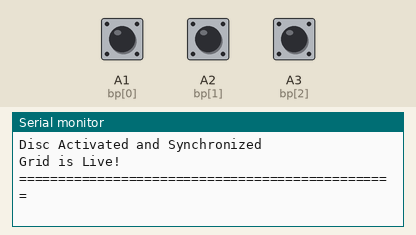
Bench run of a sketch on a simulated Arduino Uno, built with avr-gcc and run on an emulated ATmega328P. Parts: the last lines printed to the serial monitor. Inputs (shaded band) come from the test bench; at power-on: A1 (bp[0]) HIGH, A2 (bp[1]) HIGH, A3 (bp[2]) HIGH.

Above: at 3.5 s.
3.6 s: A1 (bp[0]) pulled LOW for 0.15 s
At 4.9 s:
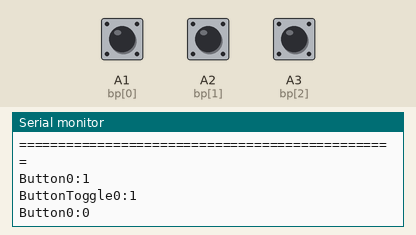
5.2 s: A2 (bp[1]) pulled LOW for 0.15 s
At 5.34 s:
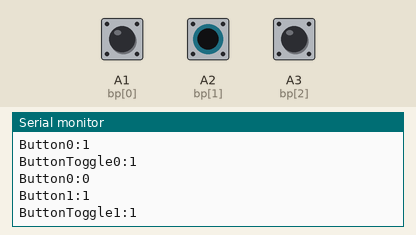
6.8 s: A3 (bp[2]) pulled LOW for 0.15 s
At 8.1 s:
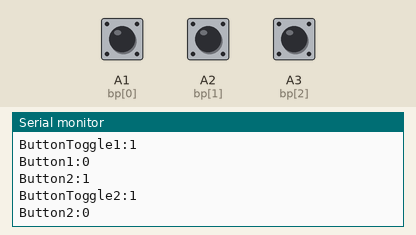
8.4 s: A1 (bp[0]) pulled LOW for 1 s
At 9.9 s:
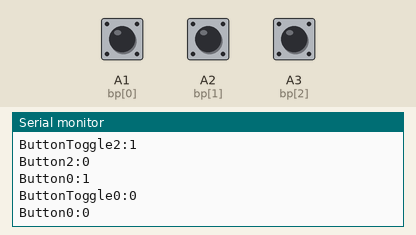
10.9 s: A2 (bp[1]) pulled LOW for 1 s
At 12.8 s:
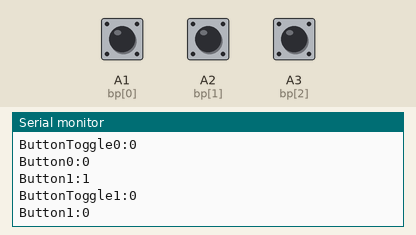
13.4 s: A3 (bp[2]) pulled LOW for 1 s
At 15.5 s:
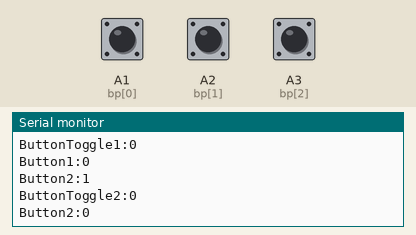
Timing chart, 0 to 16.9 s (numbered marks = the images above; inputs shaded):
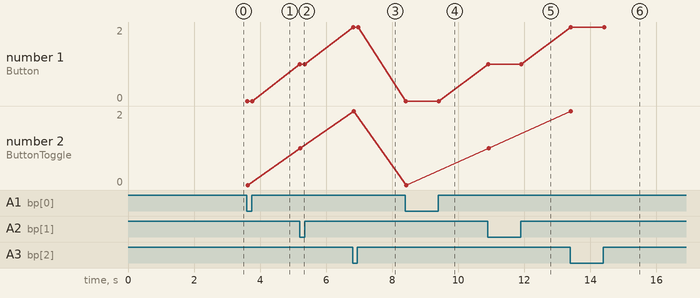

The sketch:

RiCor-Tron_IDdisc_Buttontest_v0.2.ino
```cpp
/********************************************************************************************************************************
Tron Legacy - Sam Flynn's Identity Disk
This sketch was written to test/learn button setup to control functions of the disc. Of course it's usable for other purposes aswell.

The source of this setup was obtained from the YouTube "studioTTTguTTT". Specifically from part 1, 2 and 3 from the playlist
"Ultimate Arduino Patch - The last Arduino code you'll ever need" (https://www.youtube.com/playlist?list=PLAXkVXyP6y5Midfk4jZA0lBmJtpodZpAD)
Github page: https://github.com/elosine/ultimatearduino

I first copied that setup and modified it to my own liking in terms of looks and went from there to get what I wanted.
- The related project page on my website is: https://www.ricor.net/tron-legacy-sam-flynn-identity-disc/
- My GitHub page: https://github.com/RiCor-net/Tron-Legacy-Identity-Disc

< End of Line >
********************************************************************************************************************************/

// This sketch requires the folowing libraries:


/**************************/
// Definitions

/*Buttos, switches and sensors */
#define NB 3 /* Number of buttons */


/**************************/
// Variables

/* Momentary button vars */
int bp[NB] = {A1,A2,A3}; /* Arduino input pin numbers */
boolean bg[NB] = {true,true,true}; /* gating system used in the for "void loop" for the momentary press */

/* Toggle button vars */
int btv[NB] = {0,0,0}; /* start value for the button (default toggle value) */
int btamt[NB] = {2,2,2}; /* toggle amount, set to "2" it means that the switches toggle between between the start value a one value higher */
boolean btg[NB] = {true,true,true}; /* gating system used for the toggle in the "void loop" */

/* value storage */
  // EXPERIMENTAL VARS RELATED TO BUTTONS TO TRIGGER FUNCTIONS - CURRENTLY NOT IN USE
  // Keep as seperate val's or combine? // move to "buttons" section above this?
//int buttonval1 = 0; /* store button values */
//int buttonval2 = 0; /* store button values */
//int buttonval3 = 0; /* store button values */


/**************************/
// Functions


////////////////////////////////////////////////////////////////////////////
/* Setup code, runs once */
void setup()
{
  /* Serial messaging to let the disk talk to the world :)
     It will also give a status for all the different hardware elements during initialisation lateron */
  Serial.begin(9600);
  delay(2000); /* Delay was added because otheriwse the first lines of serial output where not shown on the screen */ // !! MAYBE REMOVE OR COMMENT IN FINAL DEPOYMENT !!

  Serial.println("Hello World!"); //REMOVE LATER
  Serial.println("================================================");
  Serial.println("RiCor.net");
  Serial.println("Tron Legacy Identity Disc - Button test v0.2");
  Serial.println("System Initializing");
  Serial.println("");
  Serial.println("------------------------------------------------");

/**************************/

  /* Setup the switch pins as digital inputs */
  Serial.println("> Button Pins setup OK");
  for(int i=0;i<NB;i++) /* loop that goes through the array of defined buttons based on the number of buttons defined in "NUM_BUTTONS" (NB) */
  {
    pinMode(bp[i], INPUT_PULLUP); /* sets the pins defined in the "button_pins" array to input pins and pulls the pins HIGH.
                                     When switch is triggerd the accompanying pin is pulled low triggering the related code to execute
                                     (Triggering happens in the "void loop" section of the coded, not here) */
  }

/**************************/

  Serial.println("------------------------------------------------");
  Serial.println("");
  Serial.println("Disc Activated and Synchronized");
  Serial.println("Grid is Live!");
  Serial.println("");
  Serial.println("================================================");
  Serial.println("");
}

////////////////////////////////////////////////////////////////////////////
/* Main code, runs repeatedly */
void loop()
{
  /*********************************/
  //Button loop
  for(int i=0;i<NB;i++) /* for loop to cycle past all the pins configured in "NB" */
  {
    if(digitalRead(bp[i]) == LOW) /* button pushed, pin goes LOW set as a loop for every pin */
    {
      //momentary
      if (bg[i]) /* if "bgate" = TRUE */
      {
        bg[i] = false; /* Makes sure this section doesn't run again until the button is pressed again */
        Serial.print("Button");
        Serial.print(String(i));
        Serial.print(":");
        // Serial.print("b" + String(i) + ":");  //Shorter version of the previous 3 lines
        Serial.println(1);
      }
      //toggle
      if (btg[i])
      {
        btg[i] = false;
        btv[i] = (btv[i] + 1) % btamt[i]; /* "btv" is raised by 1 but limited by the "btamt" value */
        Serial.print("ButtonToggle" + String(i) + ":"); /* outputs <ButtonToggle><button nr.><:> */
        Serial.println(btv[i]); /* Outputs the btv value behind the ":" */
      }
    }
    else /* button released after pushing, related pin goes HIGH again */
    {
      //momentary
      if (!bg[i]) /* if "bgate" = NOT TRUE, "!" means "NOT" */
      {
        bg[i] = true; /* Makes sure this section doesn't run again until the button is released again (after pressing it) */
        Serial.print("Button" + String(i) + ":");
        Serial.println(0);
        Serial.println(""); /* Add a blank line after each button press */
      }
      //toggle
      if (!btg[i]) /* runs if the toggle "gate" is false, "!" means "NOT" */
      {
        btg[i] = true; /* reopen the toggle "gate" so it's "open" (true) again for the next loop */
      }
    }
  }
  /*********************************/
  delay(30);
}

////////////////////////////////////////////////////////////////////////////
/* Functions */


/**************************/


////////////////////////////////////////////////////////////////////////////

// END OF LINE //
```

Measured:
- after the input at 3.6 s, the serial monitor: prints a new line at once (image 1)
- after the input at 5.2 s, the serial monitor: prints a new line at once (image 2)
- after the input at 6.8 s, the serial monitor: prints a new line at once (image 3)
- after the input at 8.4 s, the serial monitor: prints a new line at once (image 4)
- after the input at 10.9 s, the serial monitor: prints a new line at once (image 5)
- after the input at 13.4 s, the serial monitor: prints a new line at once (image 6)
- plotted number 1: 1 → 2 after the input at 6.8 s, 1 → 2 after the input at 13.4 s
- plotted number 2: 1 → 2 after the input at 6.8 s, 1 → 2 after the input at 13.4 s
